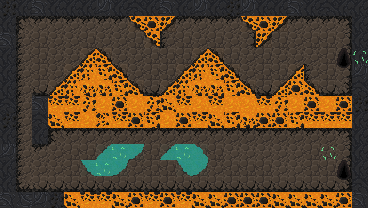

This game map was drawn from its Tiled (.tmx) file and the tilesets committed beside it. A one-line description and the full map source follow:
An orthogonal 23x13 tile map with 16x16 px tiles, 2 tile layers (Tile Layer 1, Tile Layer 2), 3 tilesets and 4 objects (2x level_exit, player_spawn, doubler).

<map version="1.10" tiledversion="1.10.2" orientation="orthogonal" renderorder="right-down" width="23" height="13" tilewidth="16" tileheight="16" infinite="0" nextlayerid="4" nextobjectid="16">
 <tileset firstgid="1" source="cave_crawler_v2.tsx" />
 <tileset firstgid="226" source="Dungeon_Tileset_v2.tsx" />
 <tileset firstgid="326" source="stalagmite.tsx" />
 <layer id="1" name="Tile Layer 1" width="23" height="13">
  <data encoding="csv">
95,95,95,95,95,95,95,95,95,95,95,95,95,95,95,95,95,95,95,95,95,95,95,
95,61,61,62,62,62,61,62,46,46,46,62,62,61,62,46,46,46,62,62,61,61,95,
95,61,62,61,61,62,61,61,62,46,77,62,61,62,61,76,46,62,61,62,62,76,95,
95,61,62,61,61,46,46,61,61,62,62,62,46,46,62,61,62,61,61,61,62,76,95,
95,61,62,61,46,46,46,46,61,62,62,46,46,46,46,61,62,62,46,77,62,76,49,
95,61,78,46,46,46,46,46,46,78,46,46,46,46,46,46,78,46,46,46,78,78,95,
95,77,95,46,46,46,46,46,46,46,46,46,46,46,46,46,46,46,46,46,46,46,95,
95,76,76,46,46,46,46,46,46,46,46,46,46,46,46,46,46,46,46,46,46,46,95,
95,77,62,82,79,79,79,79,79,79,79,79,79,79,79,79,79,79,79,79,79,79,95,
95,61,61,61,62,62,67,67,67,62,67,67,67,62,62,62,62,62,61,62,61,76,95,
95,61,61,61,62,67,67,67,61,62,62,67,67,61,62,62,62,62,62,62,62,76,95,
95,62,62,61,78,78,78,78,78,78,78,78,78,78,78,78,78,78,78,78,78,3221225554,95,
95,95,95,95,46,46,46,46,46,46,46,46,46,46,46,46,46,46,46,46,46,46,95
</data>
 </layer>
 <layer id="2" name="Tile Layer 2" width="23" height="13">
  <data encoding="csv">
18,0,96,0,0,0,2684354656,0,2684354655,0,96,0,2684354656,0,18,2684354656,0,0,96,0,2684354655,0,0,
0,82,79,79,79,79,79,79,106,17,107,79,79,79,79,106,17,107,79,79,79,2684354642,0,
96,77,0,0,0,0,0,0,0,106,0,0,0,0,0,0,107,0,0,0,0,0,0,
0,77,0,0,0,91,92,0,0,0,0,0,91,92,0,0,0,0,0,0,0,66,51,
0,77,0,0,91,1,3,92,0,0,0,91,1,3,92,0,0,0,91,0,0,81,2684354656,
0,77,0,91,1,32,32,3,92,0,91,1,32,32,3,92,0,91,17,92,0,3221225554,2684354655,
2684354655,77,96,2,2,18,0,17,0,18,31,2,0,2,0,0,2,18,0,17,0,17,18,
18,77,2684354655,31,2,0,16,2,17,3,0,17,2,31,3,32,17,17,3,2,2,2,0,
0,77,95,0,0,0,0,0,0,0,0,0,0,0,0,0,0,0,0,0,0,2684354642,0,
2684354656,77,79,0,0,0,93,50,109,0,93,50,94,0,61,61,61,61,61,0,51,0,0,
0,77,0,0,0,108,50,109,0,0,0,108,109,0,0,0,0,61,61,0,0,66,0,
0,1610612818,78,78,0,0,0,0,0,0,0,0,0,0,0,0,0,0,0,0,0,81,2684354655,
96,3221225568,2684354656,18,31,2,2,31,17,2,17,2,31,31,17,17,17,31,31,31,31,17,96
</data>
 </layer>
 <objectgroup id="3" name="Object Layer 1">
  <object id="1" name="player_spawn" x="34.0214" y="45.5265">
   <point />
  </object>
  <object id="2" name="level_exit" x="343.533" y="59.9222">
   <point />
  </object>
  <object id="14" name="doubler" x="26.2409" y="123.402">
   <point />
  </object>
  <object id="15" name="level_exit" x="343.849" y="171.207">
   <point />
  </object>
 </objectgroup>
</map>
